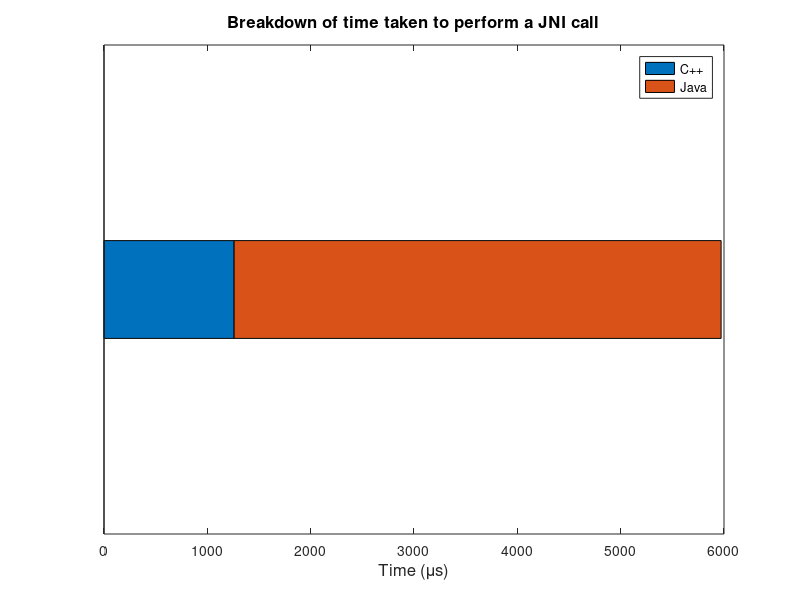

Write MATLAB code to recreate this figure.
delimiter = '\n';

range = [1 0 1000 0];

java = dlmread('jni-java.txt', delimiter, range);
cpp = dlmread('jni.txt', delimiter, range);

diff = java - cpp;

barh([0 1], [mean(cpp)/1000 mean(diff)/1000 ; 0 0 ], 0.2, 'stacked');
ylim([-.5 .5]);
set(gca, 'YTick', []);
title('Breakdown of time taken to perform a JNI call', 'FontSize', 12);
xlabel('Time (\mus)', 'FontSize', 12);
legend({'C++', 'Java'});

print -depsc 'jni.eps';
